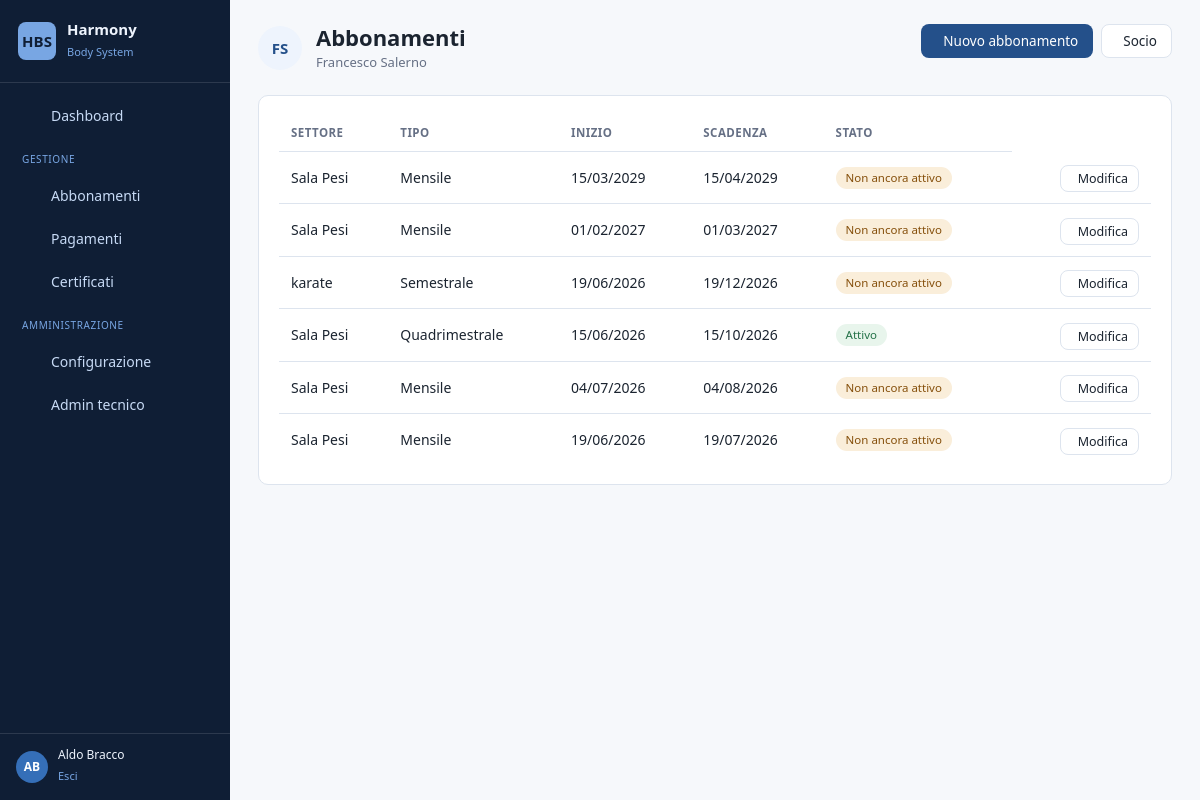
The page /members/subscriptions/3/ (signed in) on the database its author committed.
### members/models.py (models this page shows, shortened)
class Member(AbstractUser):
    class Role(models.TextChoices):
        ADMIN = "ADMIN", _("Amministratore")
        STAFF = "STAFF", _("Segreteria")
        INSTRUCTOR = "INSTRUCTOR", _("Istruttore")
        MEMBER = "MEMBER", _("Socio")
    class Sex(models.TextChoices):
        MALE = "M", _("Maschio")
        FEMALE = "F", _("Femmina")
    role = models.CharField(
        _("Ruolo"), max_length=20, choices=Role.choices, default=Role.MEMBER
    )
    first_name = models.CharField(_("Nome"), max_length=150, blank=False)
    last_name = models.CharField(_("Cognome"), max_length=150, blank=False)
    email = models.EmailField(_("Email"), blank=True)
    card_number = models.CharField(
        _("Numero tessera"), max_length=30, unique=True, null=True, blank=True,
        help_text=_("Formato es. BS/23/00202"),
    )
    fiscal_code = models.CharField(_("Codice fiscale"), max_length=16, blank=True)
    sex = models.CharField(_("Sesso"), max_length=1, choices=Sex.choices, blank=True)
    date_of_birth = models.DateField(_("Data di nascita"), null=True, blank=True)
    birth_place = models.CharField(_("Luogo di nascita"), max_length=120, blank=True)
    phone_number = models.CharField(_("Cellulare"), max_length=20, blank=True)
    phone_home = models.CharField(_("Telefono casa"), max_length=20, blank=True)
    address = models.CharField(_("Indirizzo"), max_length=255, blank=True)
    residence_city = models.CharField(_("Comune di residenza"), max_length=120, blank=True)
    province = models.CharField(_("Provincia"), max_length=2, blank=True)
    postal_code = models.CharField(_("CAP"), max_length=5, blank=True)
    photo = models.ImageField(_("Foto"), upload_to="member_photos/", null=True, blank=True)
    notes = models.TextField(_("Note"), blank=True)
    registration_date = models.DateField(_("Data registrazione"), null=True, blank=True)
    is_dismissed = models.BooleanField(_("Dimesso / Cessato"), default=False)
    sector = models.ForeignKey(
        Sector, on_delete=models.SET_NULL, null=True, blank=True,
        related_name="members", verbose_name=_("Settore"),
    )
    instructor = models.ForeignKey(
        Instructor, on_delete=models.SET_NULL, null=True, blank=True,
        related_name="members", verbose_name=_("Insegnante tecnico"),
    )
    guardian = models.ForeignKey(
        "self", on_delete=models.SET_NULL, null=True, blank=True,
        related_name="dependents", verbose_name=_("Genitore / tutore"),
    )
    class Meta:
        verbose_name = _("Socio")
        verbose_name_plural = _("Soci")
        ordering = ["last_name", "first_name"]

class Subscription(models.Model):
    class SubscriptionType(models.TextChoices):
        MONTHLY = 'MONTHLY', _('Mensile')
        QUARTERLY = 'QUARTERLY', _('Trimestrale')
        FOURMONTH = 'FOURMONTH', _('Quadrimestrale')
        SEMESTRAL = 'SEMESTRAL', _('Semestrale')
        ANNUAL = 'ANNUAL', _('Annuale')
    member = models.ForeignKey(
        Member, on_delete=models.CASCADE,
        related_name="subscriptions", verbose_name=_("Socio"),
    )
    subscription_type = models.CharField(
        max_length=20, choices=SubscriptionType.choices,
        verbose_name=_("Tipologia abbonamento"),
    )
    sector = models.ForeignKey(
        Sector, on_delete=models.PROTECT,
        related_name="subscriptions", verbose_name=_("Settore"),
        null=True, blank=True,
    )
    start_date = models.DateField(verbose_name=_("Data inizio"))
    end_date = models.DateField(verbose_name=_("Data fine"), null=True, blank=True)
    package = models.ForeignKey(
        'Package', on_delete=models.PROTECT,
        related_name="subscriptions", verbose_name=_("Pacchetto"),
        null=True, blank=True,   # nullable per non rompere i record esistenti
    )
    class Meta:
        verbose_name = _("Abbonamento")
        verbose_name_plural = _("Abbonamenti")
        ordering = ['-end_date']
    @property
    def status(self):
        today = timezone.now().date()
        if self.end_date and self.end_date < today:
            return "Scaduto"
        elif self.start_date > today:
            return "Non ancora attivo"
        return "Attivo"

class Sector(models.Model):
    name = models.CharField(_("Settore"), max_length=100, unique=True)
    is_active = models.BooleanField(_("Attivo"), default=True)
    class Meta:
        verbose_name = _("Settore")
        verbose_name_plural = _("Settori")
        ordering = ["name"]

### members/views.py (the view)
# urls.py: path("subscriptions/<int:member_id>/", views.subscription_list, name="subscription_list"),
@office_required
def subscription_list(request, member_id):
    member = get_object_or_404(Member, id=member_id)
    subscriptions = member.subscriptions.all().order_by('-end_date')
    return render(request, 'subscription_list.html',
                  {'member': member, 'subscriptions': subscriptions})

### members/views.py (called while the page is built)
def office_required(view_func):
    @wraps(view_func)
    @login_required
    def _wrapped(request, *args, **kwargs):
        user = request.user
        if user.is_staff or user.is_superuser or getattr(user, "is_office", False):
            return view_func(request, *args, **kwargs)
        raise PermissionDenied
    return _wrapped

### templates/subscription_list.html (shortened to what this page needs)
{% extends "base.html" %}
{% load static %}
{% block content %}
<div class="hbs-pagehead">
    <div class="d-flex align-items-center" style="gap:14px;">
        <span class="hbs-avatar" style="width:44px; height:44px; font-size:15px;">{{ member.first_name|first|upper }}{{ member.last_name|first|upper }}</span>
        <div>
            <h1>Abbonamenti</h1>
            <p class="hbs-pagehead__sub">{{ member.get_full_name|default:member.username }}</p>
        </div>
    </div>
    <div class="hbs-pagehead__actions">
        <a href="{% url 'members:add_subscription_with_payment' member.id %}" class="hbs-btn hbs-btn--primary"> Nuovo abbonamento</a>
        <a href="{% url 'members:edit_member' member.id %}" class="hbs-btn hbs-btn--ghost"> Socio</a>
    </div>
</div>
<div class="hbs-card">
    {% if subscriptions %}
    <table class="hbs-table">
        <thead><tr><th>Settore</th><th>Tipo</th><th>Inizio</th><th>Scadenza</th><th>Stato</th></tr></thead>
        <tbody>
            {% for sub in subscriptions %}
            <tr>
                <td class="hbs-table__name">{% if sub.sector %}{{ sub.sector.name }}{% else %}—{% endif %}</td>
                <td>{{ sub.get_subscription_type_display }}</td>
                <td>{{ sub.start_date|date:"d/m/Y" }}</td>
                <td>{{ sub.end_date|date:"d/m/Y"|default:"—" }}</td>
                <td>
                    {% if sub.status == "Attivo" %}<span class="hbs-badge hbs-badge--ok">Attivo</span>
                    {% elif sub.status == "Scaduto" %}<span class="hbs-badge hbs-badge--danger">Scaduto</span>
                    {% else %}<span class="hbs-badge hbs-badge--warn">{{ sub.status }}</span>{% endif %}
                </td>
                <td style="text-align:right; white-space:nowrap;">
                    <a href="{% url 'members:subscription_edit' sub.pk %}" class="hbs-btn hbs-btn--ghost hbs-btn--sm"> Modifica</a>
                </td>
            </tr>
            {% endfor %}
        </tbody>
    </table>
    {% else %}
        <div class="hbs-empty"><i class="ti ti-calendar-off"></i><p>Nessun abbonamento per questo socio.</p>
        <a href="{% url 'members:add_subscription' member.id %}" class="hbs-btn hbs-btn--primary"><i class="ti ti-plus"></i> Aggiungi abbonamento</a></div>
    {% endif %}
</div>
{% endblock %}

### templates/base.html (shortened to what this page needs)
{% load static %}
<!DOCTYPE html>
<html lang="it">
<head>
    <link href="https://cdn.jsdelivr.net/npm/bootstrap@5.3.3/dist/css/bootstrap.min.css" rel="stylesheet">
    <link rel="stylesheet" href="https://cdn.jsdelivr.net/npm/@tabler/icons-webfont@3.7.0/dist/tabler-icons.min.css">
    <link href="{% static 'css/theme.css' %}" rel="stylesheet">
</head>
<body>
{% if user.is_authenticated %}
<div class="hbs-shell">
    <aside class="hbs-sidebar" id="hbsSidebar">
        <a href="{% url 'dashboard' %}" class="hbs-brand">
            <span class="hbs-brand__logo">HBS</span>
            <span>
                <span class="hbs-brand__name d-block">Harmony</span>
                <span class="hbs-brand__sub">Body System</span>
            </span>
        </a>
        <nav class="hbs-nav">
            <a href="{% url 'dashboard' %}"
               class="hbs-nav__link {% if active_nav == 'dashboard' %}is-active{% endif %}">
                 Dashboard
            </a>
            {% if user.is_staff or user.is_superuser %}
                <div class="hbs-nav__section">Gestione</div>
                <a href="{% url 'members:subscription_status' %}"
                   class="hbs-nav__link {% if active_nav == 'subscriptions' %}is-active{% endif %}">
                     Abbonamenti
                </a>
                    <a href="{% url 'members:payment_all' %}"
                        class="hbs-nav__link {% if active_nav == 'payments' %}is-active{% endif %}">
                         Pagamenti
                </a>
                <a href="{% url 'members:medical_certificate_status' %}"
                   class="hbs-nav__link {% if active_nav == 'certificates' %}is-active{% endif %}">
                     Certificati
                </a>
                <div class="hbs-nav__section">Amministrazione</div>
                <a href="{% url 'members:config_home' %}"
                   class="hbs-nav__link {% if active_nav == 'config' %}is-active{% endif %}">
                     Configurazione
                </a>
                <a href="{% url 'admin:index' %}" class="hbs-nav__link">
                     Admin tecnico
                </a>
            {% endif %}
        </nav>
        <div class="hbs-userbox">
            <span class="hbs-userbox__avatar">{{ user.first_name|first|upper }}{{ user.last_name|first|upper }}</span>
            <span>
                <span class="hbs-userbox__name d-block">{{ user.get_full_name|default:user.username }}</span>
                <form method="post" action="{% url 'logout' %}" style="margin:0;">
                    <button type="submit" class="hbs-userbox__link" style="background:none; border:none; padding:0; cursor:pointer;">
                         Esci
                    </button>
                </form>
            </span>
        </div>
    </aside>
    <div class="hbs-main">
        {% block content %}{% endblock %}
    </div>
</div>
{% else %}
    {% block fullscreen %}{% endblock %}
{% endif %}
</body>
</html>

### rows shown on the page
Member: first_name|first "A", last_name|first "B", get_full_name "Aldo Bracco"
Member: first_name|first "F", last_name|first "S", get_full_name "Francesco Salerno"
Subscription: sector.name "Sala Pesi", subscription_type "Mensile", start_date "15/03/2029", end_date "15/04/2029", status "Non ancora attivo"
Subscription: sector.name "Sala Pesi", subscription_type "Mensile", start_date "01/02/2027", end_date "01/03/2027", status "Non ancora attivo"
Subscription: sector.name "karate", subscription_type "Semestrale", start_date "19/06/2026", end_date "19/12/2026", status "Non ancora attivo"
Subscription: sector.name "Sala Pesi", subscription_type "Quadrimestrale", start_date "15/06/2026", end_date "15/10/2026", shows "Attivo"
Subscription: sector.name "Sala Pesi", subscription_type "Mensile", start_date "04/07/2026", end_date "04/08/2026", status "Non ancora attivo"
Subscription: sector.name "Sala Pesi", subscription_type "Mensile", start_date "19/06/2026", end_date "19/07/2026", status "Non ancora attivo"
